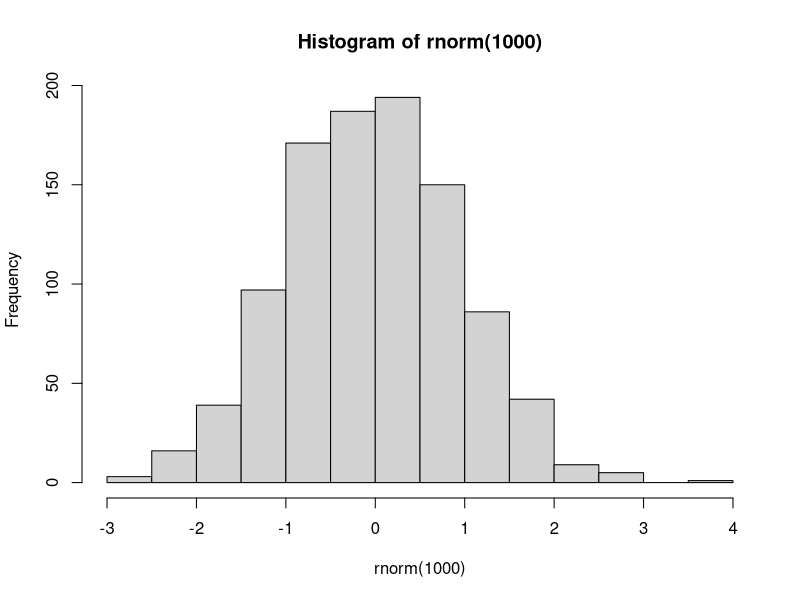

Reproduce this figure in R.
## ---- chunk 1
knitr::opts_chunk$set(echo = FALSE)
## ---- chunk 2
# Make a histogram
hist(rnorm(1000))
